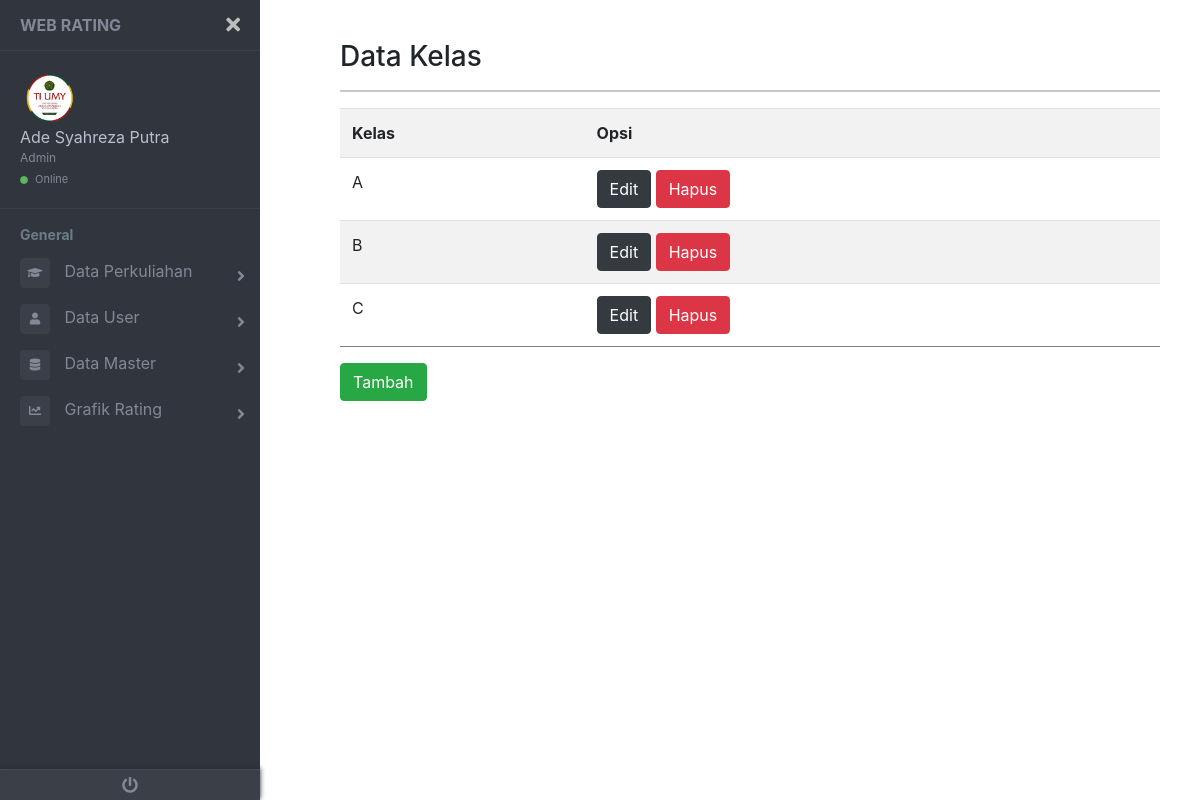
The app's page /admin/kelas/index.php (signed in) with its own data.
### tables this page shows
CREATE TABLE `user` (
  `id` int(11) NOT NULL,
  `nik_nim` varchar(50) NOT NULL,
  `username` varchar(200) NOT NULL,
  `nama` varchar(200) NOT NULL,
  `password` varchar(100) NOT NULL,
  `level` varchar(200) NOT NULL
);

CREATE TABLE `kelas` (
  `id` int(11) NOT NULL,
  `kelas` varchar(20) NOT NULL
);

### admin/kelas/index.php (the view, shortened to what this page needs)
<!DOCTYPE html>
<html lang="en">
<head>
    <link rel="stylesheet" href="../../asset/css/bootstrap.css">
    <link rel="stylesheet" href="../../asset/css/sidebar.css">
    <link href="//maxcdn.bootstrapcdn.com/bootstrap/4.0.0/css/bootstrap.min.css" rel="stylesheet" id="bootstrap-css">
    <link href="https://use.fontawesome.com/releases/v5.0.6/css/all.css" rel="stylesheet">
    <link href="https://maxcdn.bootstrapcdn.com/bootstrap/4.0.0/css/bootstrap.min.css" rel="stylesheet">
</head>
<body>
    <div class="page-wrapper chiller-theme toggled">
        <nav id="sidebar" class="sidebar-wrapper">
            <div class="sidebar-content">
                <div class="sidebar-brand">
                    <a href="../index.php">Web Rating</a>
                    <div id="close-sidebar">
                        <i class="fas fa-times"></i>
                    </div>
                </div>
                <div class="sidebar-header">
                    <div class="user-pic">
                        <img class="img-responsive img-rounded" src="../../asset/images/logo1.png" alt="User Picture">
                    </div>
                    <div class="user-info">
                        <span class="user-name">
                            <?php
                            include "../../get_profile.php";
                            ?>
                        </span>
                        <span class="user-role">Admin</span>
                        <span class="user-status">
                            <i class="fa fa-circle"></i>
                            <span>Online</span>
                        </span>
                    </div>
                </div>
                <div class="sidebar-menu">
                    <ul>
                        <li class="header-menu">
                            <span>General</span>
                        </li>
                        <li class="sidebar-dropdown">
                            <a href="#">
                                <i class="fa fa-graduation-cap"></i>
                                <span>Data Perkuliahan</span>
                            </a>
                        </li>
                        <li class=sidebar-dropdown>
                            <a href="#">
                                <i class="fa fa-user"></i>
                                <span>Data User</span>
                            </a>
                        </li>
                        <li class="sidebar-dropdown">
                                <a href="#">
                                    <i class="fas fa-database"></i>
                                    <span>Data Master</span>
                                </a>
                            </li>
                        <li class="sidebar-dropdown">
                            <a href="#">
                                <i class="fa fa-chart-line"></i>
                                <span>Grafik Rating</span>
                            </a>
                        </li>
                    </ul>
                </div>
            </div>
            <div class="sidebar-footer">
                <a href="../../aut/logout.php">
                    <i class="fa fa-power-off"></i>
                </a>
            </div>
        </nav>
        <main class="page-content">
            <div class="container-fluid">
                <h3>Data Kelas</h3>
                <hr>
                <div class="table table-striped">
                    <table style="width:100%">
                        <tr>
                            <th>Kelas</th>
                            <th>Opsi</th>
                        </tr>
                        <?php
                        include "../../koneksi.php";
                        $sql = $pdo->prepare("select * from kelas");
                        $sql->execute();
                        while($data = $sql->fetch()){
                            ?>
                            <tr>
                                <td><?php echo $data['kelas']; ?></td>
                                <td>
                                    <a type="button" class="btn btn-dark" href="aksi_edit.php?id=<?php echo $data['id']; ?>">Edit</a>
                                    <a type="button" class="btn btn-danger" href="hapus.php?id=<?php echo $data['id']; ?>" onClick="return confirm('ingin menghapus data?')">Hapus</a>
                                </td>
                            </tr>
                            <?php } ?>
                    </table>
                </div>
                <form action="" method="post" enctype="multipart/form-data">
                    <a type="submit" class="btn btn-success" href="tambah.php">Tambah</a>
                </form>
            </div>
        </main>
    </div>
</body>
</html>

### get_profile.php
<?php
include "koneksi.php";
$username = $_SESSION['username'];
$query = "SELECT nama FROM user WHERE username = '".$username."'";
$result = mysqli_query($koneksi, $query);
if(mysqli_num_rows($result)>0)
{
    $row = mysqli_fetch_array($result);
    $nama = $row["nama"];
    echo $nama;
}
else
{
    echo "No record found";
}
?>

### records on screen
user: nama "Ade Syahreza Putra"
kelas: kelas "A"
kelas: kelas "B"
kelas: kelas "C"
